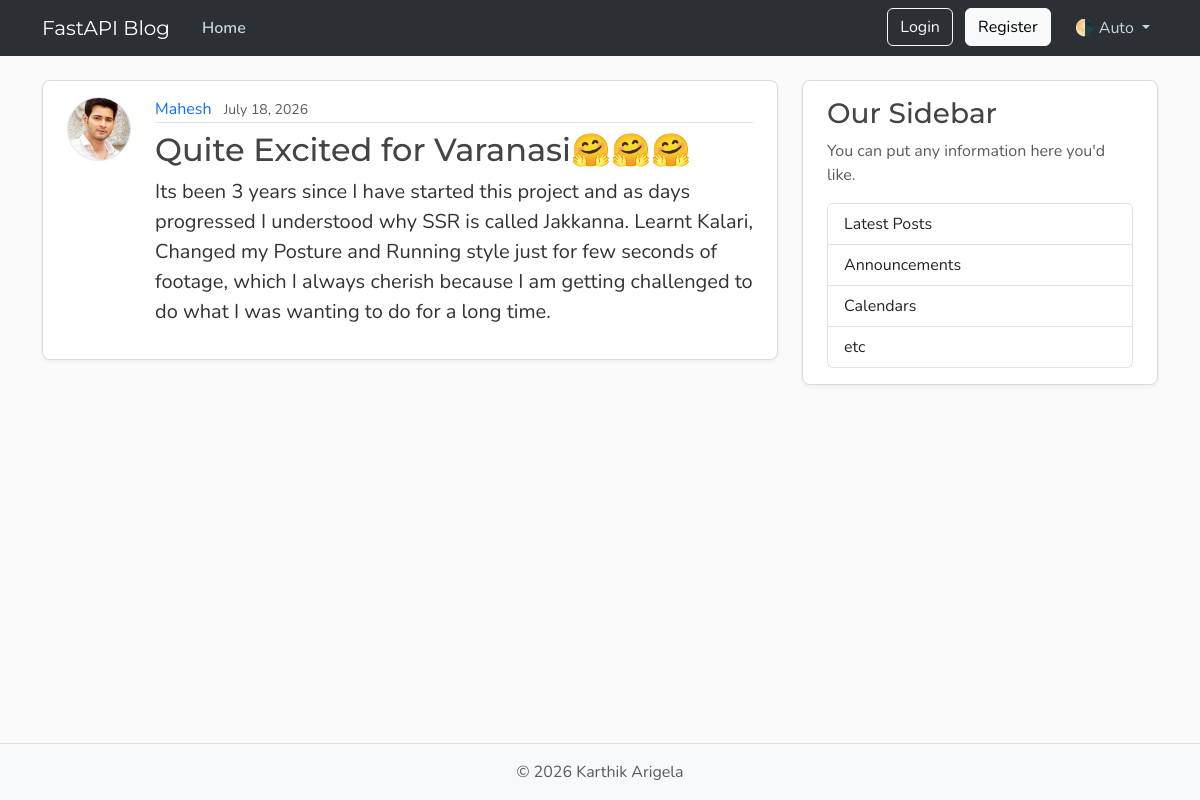
The page /posts/2 on the database its author committed.
### models.py (models this page shows, shortened)
class User(Base):
    __tablename__ = "users"
    id: Mapped[int] = mapped_column(Integer, primary_key=True, index=True)
    username: Mapped[str] = mapped_column(String(50), unique=True, nullable=False)
    email: Mapped[str] = mapped_column(String(120), unique=True, nullable=False)
    password_hash: Mapped[str] = mapped_column(String(200), nullable=False)
    image_file: Mapped[str | None] = mapped_column(
        String(200),
        nullable=True,
        default=None,
    )
    posts: Mapped[list[Post]] = relationship(back_populates="author", cascade="all, delete-orphan")

class Post(Base):
    __tablename__ = "posts"
    id: Mapped[int] = mapped_column(Integer, primary_key=True, index=True)
    title: Mapped[str] = mapped_column(String(100), nullable=False)
    content: Mapped[str] = mapped_column(Text, nullable=False)
    user_id: Mapped[int] = mapped_column(
        ForeignKey("users.id"),
        nullable=False,
        index=True,
    )
    date_posted: Mapped[datetime] = mapped_column(
        DateTime(timezone=True),
        default=lambda: datetime.now(UTC),
    )
    author: Mapped[User] = relationship(back_populates="posts")

### main.py (the view)
@app.get("/posts/{post_id}")
async def post_page(request: Request, post_id: int, db: Annotated[AsyncSession, Depends(get_db)]):
    result = await db.execute(select(models.Post).options(selectinload(models.Post.author)).where(models.Post.id == post_id))
    post = result.scalars().first()
    if post:
        title = post.title[:50]
        return templates.TemplateResponse(
            request,
            "post.html",
            {"post": post, "title": title},
        )
    raise HTTPException(status_code=status.HTTP_404_NOT_FOUND, detail="Post not found")

### templates/post.html (shortened to what this page needs)
{% extends "layout.html" %}
{% block content %}
<article class="content-section py-3 px-4 mb-4">
    <div class="d-flex align-items-start gap-4">
        <img class="rounded-circle article-img flex-shrink-0" src="{{ post.author.image_path }}"
            alt="{{ post.author.username }}'s profile picture" width="64" height="64" loading="lazy">
        <div class="flex-grow-1">
            <div class="article-metadata mb-2">
                <a class="me-2" href="{{ url_for('user_posts', user_id=post.author.id) }}">{{ post.author.username
                    }}</a>
                <small class="text-body-secondary">{{ post.date_posted.strftime("%B %d, %Y") }}</small>
            </div>
            <h2 class="article-title">{{ post.title }}</h2>
            <p class="article-content">{{ post.content }}</p>
        </div>
    </div>
</article>
{% endblock content %}

### static/css/main.css (style rules this page uses)
:root { --font-heading: "Montserrat", system-ui, -apple-system, BlinkMacSystemFont, sans-serif; --font-body: "Nunito", system-ui, -apple-system, BlinkMacSystemFont, sans-serif; --color-bg-body: #fafafa; --color-bg-content: #ffffff; --color-text-primary: #333333; --color-text-heading: #444444; --color-steel: #527c9f; --color-nav-link: #cbd5db; --color-nav-link-hover: #ffffff; --color-link-hover: #428bca; --color-border: #dddddd; --color-border-light: #e3e3e3; --spacing-xl: 5rem; --article-img-size: 4rem; --account-img-size: 7.813rem; }
body { font-family: var(--font-body); background: var(--color-bg-body); color: var(--color-text-primary); }
h1, h2, h3, h4, h5, h6 { font-family: var(--font-heading); color: var(--color-text-heading); }
a { text-decoration: none; }
.content-section { background: var(--color-bg-content); border: 1px solid var(--color-border); border-radius: 0.5rem; box-shadow: 0 2px 4px rgba(15, 23, 42, 0.05); transition: box-shadow 0.15s ease, transform 0.15s ease, border-color 0.15s ease; }
.article-title { color: var(--color-text-heading); transition: color 0.2s ease-in-out; }
.article-content { white-space: pre-line; font-size: 1.25rem; }
.article-img { height: var(--article-img-size); width: var(--article-img-size); flex-shrink: 0; object-fit: cover; border: 1px solid var(--color-border-light); box-shadow: 0 0 0 2px var(--color-bg-content); }
.article-metadata { padding-bottom: 0.063rem; border-bottom: 1px solid var(--color-border-light); }
.article-metadata a { transition: color 0.2s ease-in-out; }

### rows shown on the page
User: author.image_path (picture), author.username "Mahesh"
Post: date_posted "July 18, 2026", title "Quite Excited for Varanasi🤗🤗🤗", content "Its been 3 years since I have started this project and as days progressed I understood why SSR is called Jakkanna. Learnt Kalari, Changed my Posture and Running style just for few seconds of footage, which I always cherish because I am getting challenged to do what I was wanting to do for a long time."
